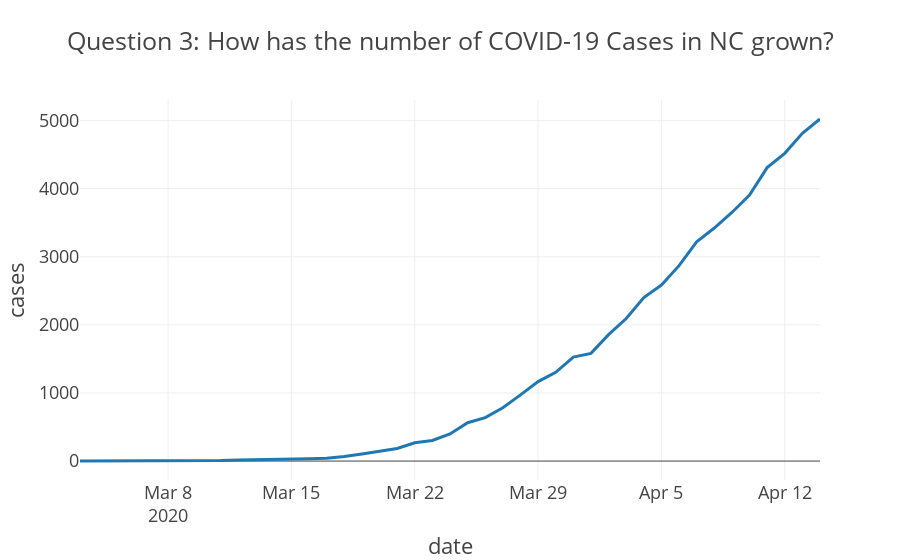

The notebook cell this image was saved under:
### Code cell
# Plot

fig = px.line(df_NC,
             x='date',
             y='cases',
             template='presentation',
             title='Question 3: How has the number of COVID-19 Cases in NC grown?')

fig.show()

### Figure 1 — Plotly figure (JSON) as saved in the notebook; plotly's stock layout.template omitted (floating-point values rounded to 4 significant figures)
{"data": [{"hoverlabel": {"namelength": 0}, "hovertemplate": "date=%{x}<br>cases=%{y}", "legendgroup": "", "line": {"color": "#1F77B4", "dash": "solid"}, "mode": "lines", "name": "", "showlegend": false, "type": "scatter", "x": ["2020-03-03", "2020-03-04", "2020-03-05", "2020-03-06", "2020-03-07", "2020-03-08", "2020-03-09", "2020-03-10", "2020-03-11", "2020-03-12", "2020-03-13", "2020-03-14", "2020-03-15", "2020-03-16", "2020-03-17", "2020-03-18", "2020-03-19", "2020-03-20", "2020-03-21", "2020-03-22", "2020-03-23", "2020-03-24", "2020-03-25", "2020-03-26", "2020-03-27", "2020-03-28", "2020-03-29", "2020-03-30", "2020-03-31", "2020-04-01", "2020-04-02", "2020-04-03", "2020-04-04", "2020-04-05", "2020-04-06", "2020-04-07", "2020-04-08", "2020-04-09", "2020-04-10", "2020-04-11", "2020-04-12", "2020-04-13", "2020-04-14"], "xaxis": "x", "y": [1, 1, 1, 2, 2, 2, 7, 7, 8, 16, 18, 25, 32, 34, 42, 66, 104, 144, 184, 269, 303, 399, 563, 638, 783, 972, 1167, 1304, 1528, 1582, 1857, 2093, 2402, 2585, 2870, 3220, 3423, 3651, 3906, 4310, 4520, 4815, 5024], "yaxis": "y"}], "layout": {"legend": {"tracegroupgap": 0}, "title": {"text": "Question 3: How has the number of COVID-19 Cases in NC grown?"}, "xaxis": {"anchor": "y", "domain": [0, 1], "title": {"text": "date"}}, "yaxis": {"anchor": "x", "domain": [0, 1], "title": {"text": "cases"}}}}
